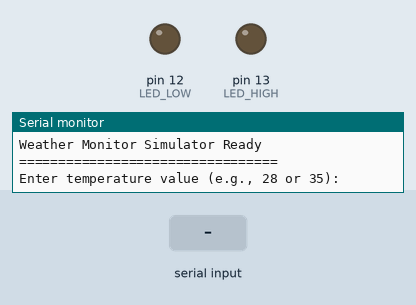
Recording of a sketch running on a simulated Arduino Uno, built with avr-gcc and run on an emulated ATmega328P. On the bench: output pins drawn as LEDs (lit = HIGH), the last lines printed to the serial monitor. Inputs (shaded band) come from the test bench.

Above: at 1.2 s.
1.3 s: "90,45\n" received over Serial
At 2.5 s:
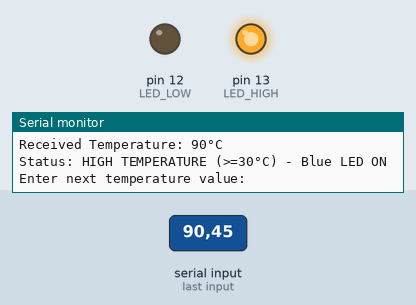
2.8 s: "5\n" received over Serial
At 3.5 s:
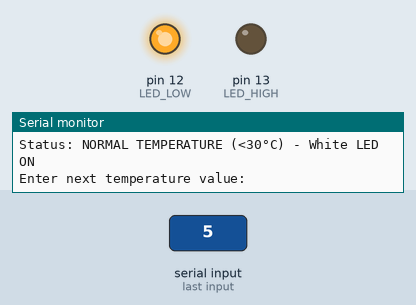
4.3 s: "30,150\n" received over Serial
At 4.9 s:
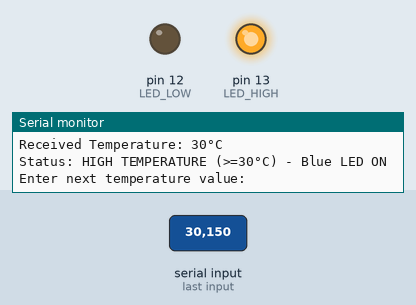
Timing chart, 0 to 7.3 s (numbered marks = the images above; inputs shaded):
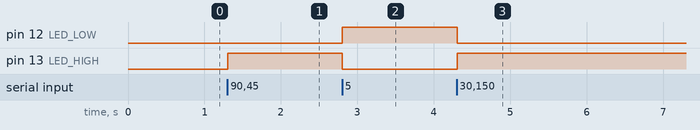

The sketch:

arduino_code.ino
```cpp
#define LED_HIGH 13    // Blue LED - High Temperature (>=30°C)
#define LED_LOW 12     // White LED - Low Temperature (<30°C)

String inputString = "";
boolean stringComplete = false;

void setup() {
  Serial.begin(9600);
  pinMode(LED_HIGH, OUTPUT);
  pinMode(LED_LOW, OUTPUT);

  Serial.println("=================================");
  Serial.println("Weather Monitor Simulator Ready");
  Serial.println("=================================");
  Serial.println("Enter temperature value (e.g., 28 or 35):");
}

void loop() {
  if (stringComplete) {
    int temperature = inputString.toInt();

    Serial.print("Received Temperature: ");
    Serial.print(temperature);
    Serial.println("°C");

    if (temperature >= 30) {
      digitalWrite(LED_HIGH, HIGH);
      digitalWrite(LED_LOW, LOW);
      Serial.println("Status: HIGH TEMPERATURE (>=30°C) - Blue LED ON");
    } else {
      digitalWrite(LED_HIGH, LOW);
      digitalWrite(LED_LOW, HIGH);
      Serial.println("Status: NORMAL TEMPERATURE (<30°C) - White LED ON");
    }

    Serial.println("\nEnter next temperature value:");

    inputString = "";
    stringComplete = false;
  }
}

void serialEvent() {
  while (Serial.available()) {
    char inChar = (char)Serial.read();
    if (inChar == '\n') {
      stringComplete = true;
    } else if (inChar != '\r') {
      inputString += inChar;
    }
  }
}
```

Measured:
- after the input at 1.3 s, pin 13 (LED_HIGH): LOW → HIGH at once
- after the input at 2.8 s, pin 12 (LED_LOW): LOW → HIGH at once; pin 13 (LED_HIGH): HIGH → LOW at once
- after the input at 4.3 s, pin 12 (LED_LOW): HIGH → LOW at once; pin 13 (LED_HIGH): LOW → HIGH at once
